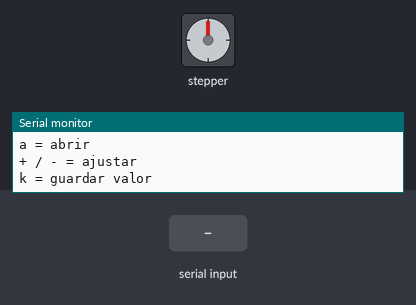
The sketch below on a simulated Arduino Uno, built with avr-gcc and run on an emulated ATmega328P. On the bench: stepper motor, the last lines printed to the serial monitor. Wiring (inferred from the names in the program): stepper motor (2048 steps per turn assumed): coils pin 8, pin 9, pin 10, pin 11. The test bench sets the inputs (shaded band).

Above: at 1.2 s.
1.3 s: "c" received over Serial
At 2.08 s:
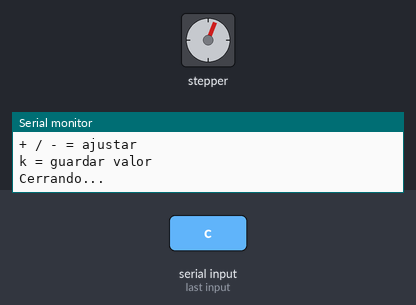
At 2.68 s:
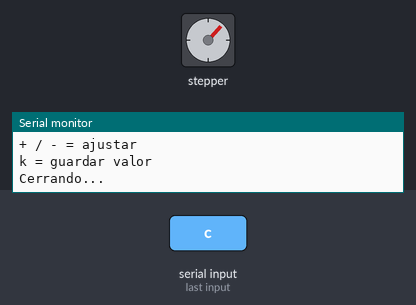
4.3 s: "a" received over Serial
At 4.49 s:
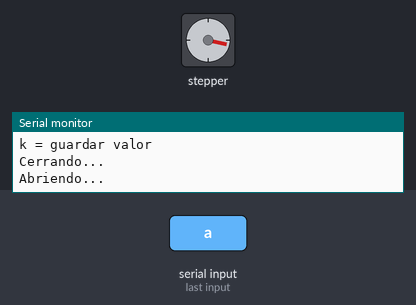
Timing chart, 0 to 8.8 s (numbered marks = the images above; inputs shaded):
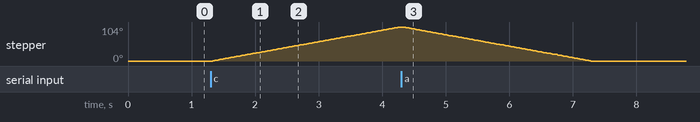

The sketch:

calculo_pasos_servo.ino
```cpp
/*
 * Calibracion de pasos del motor 28BYJ-48 + ULN2003
 *
 * Programa interactivo para encontrar el numero exacto de pasos
 * que necesita el motor para cerrar la pinza completamente.
 *
 * Comandos por Monitor Serie (9600 baud):
 *   c → cierra (mueve al valor estimado + ajuste)
 *   a → abre (vuelve a posicion 0)
 *   + → añade 20 pasos al ajuste
 *   - → quita 20 pasos al ajuste
 *   k → guarda el valor final de pasos maximos
 *
 * Uso:
 *   1. Pulsa c — si no cierra del todo pulsa + varias veces
 *   2. Pulsa a — abre
 *   3. Pulsa c — cierra con el nuevo valor
 *   4. Repite hasta que cierre justo
 *   5. Pulsa k — muestra PASOS_MAXIMOS
 *   6. Copia ese valor al programa de la mano: mano_robotica_stepper.ino
 *
 * Conexiones:
 *   Arduino pin 8  -> ULN2003 IN1
 *   Arduino pin 9  -> ULN2003 IN2
 *   Arduino pin 10 -> ULN2003 IN3
 *   Arduino pin 11 -> ULN2003 IN4
 *   Fuente 5V      -> ULN2003 VCC (NO usar 5V del Arduino)
 *   GND comun       -> ULN2003 GND + Arduino GND
 */

#include <Arduino.h>

const int IN1 = 8;
const int IN2 = 9;
const int IN3 = 10;
const int IN4 = 11;

int delayPaso = 5;
int pasoActual = 0;

int posicion = 0;
int direccion = 1;

unsigned long ultimoPaso = 0;

int objetivo = 0;

// valor buscado
int pasosMaximos = 0;
int ajuste = 0;

void activarBobinas(int a, int b, int c, int d) {
  digitalWrite(IN1, a);
  digitalWrite(IN2, b);
  digitalWrite(IN3, c);
  digitalWrite(IN4, d);
}

void moverUnPaso() {
  switch (pasoActual) {
    case 0: activarBobinas(1,0,0,0); break;
    case 1: activarBobinas(0,1,0,0); break;
    case 2: activarBobinas(0,0,1,0); break;
    case 3: activarBobinas(0,0,0,1); break;
  }

  pasoActual += direccion;

  if (pasoActual > 3) pasoActual = 0;
  if (pasoActual < 0) pasoActual = 3;

  posicion += direccion;
}

void setup() {
  pinMode(IN1, OUTPUT);
  pinMode(IN2, OUTPUT);
  pinMode(IN3, OUTPUT);
  pinMode(IN4, OUTPUT);

  Serial.begin(9600);

  Serial.println("CALIBRACION LISTA");
  Serial.println("c = cerrar");
  Serial.println("a = abrir");
  Serial.println("+ / - = ajustar");
  Serial.println("k = guardar valor");
}

void loop() {

  // movimiento básico
  if (posicion != objetivo && millis() - ultimoPaso >= delayPaso) {
    ultimoPaso = millis();

    if (objetivo > posicion) direccion = 1;
    else direccion = -1;

    moverUnPaso();
  }

  // comandos
  if (Serial.available()) {
    char c = Serial.read();

    if (c == 'c') {
      objetivo = 1200 + ajuste; // valor inicial estimado, ajustar al tamaño del tambor
      Serial.println("Cerrando...");
    }

    if (c == 'a') {
      objetivo = 0;
      Serial.println("Abriendo...");
    }

    if (c == '+') {
      ajuste += 20;
      Serial.print("Ajuste: ");
      Serial.println(ajuste);
    }

    if (c == '-') {
      ajuste -= 20;
      Serial.print("Ajuste: ");
      Serial.println(ajuste);
    }

    if (c == 'k') {
      pasosMaximos = 1200 + ajuste;

      Serial.println("===== GUARDADO =====");
      Serial.print("Pasos maximos = ");
      Serial.println(pasosMaximos);
    }
  }
}
```

Measured:
- after the input at 1.3 s, stepper: keeps turning clockwise at about 35°/s, starting at once
